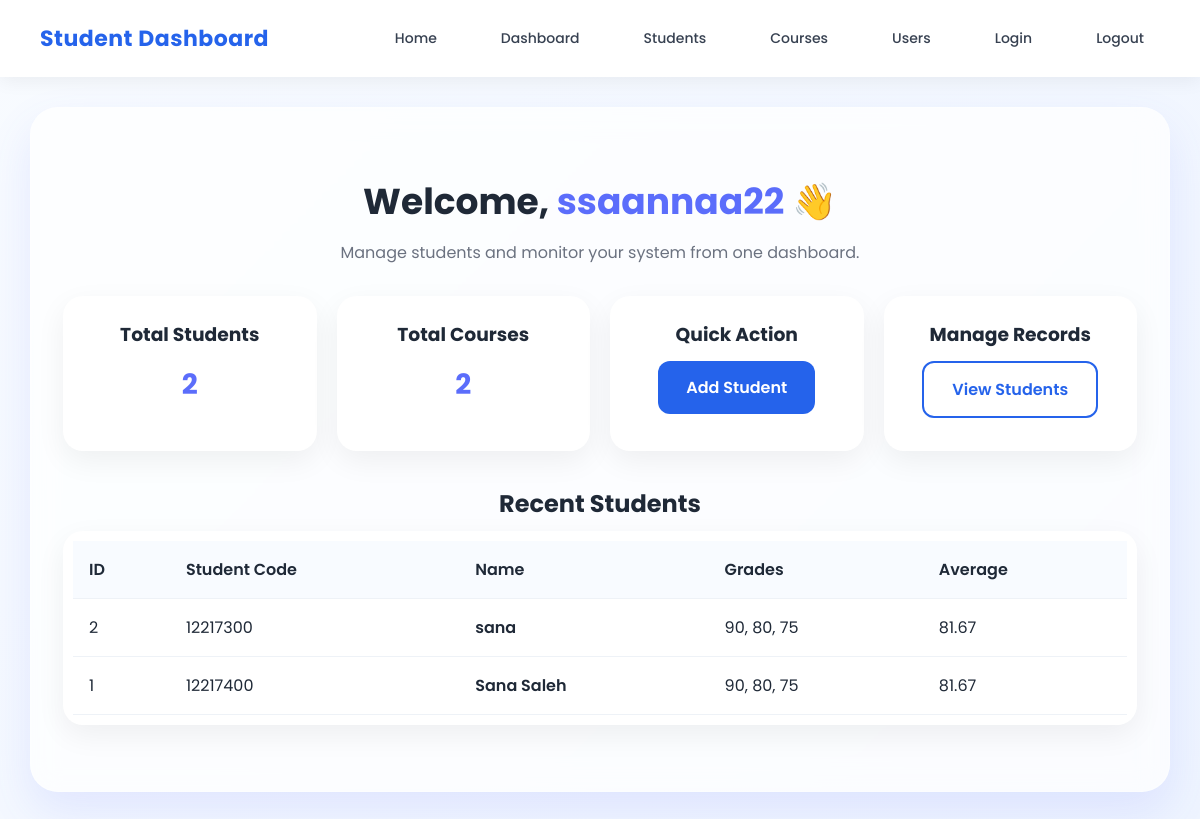
The app's page /dashboard (signed in) with its own data.
### app/models.py (models this page shows, shortened)
class User(UserMixin, db.Model):
    __tablename__ = "users"
    id = db.Column(db.Integer, primary_key=True)
    username = db.Column(db.String(80), unique=True, nullable=False)
    password_hash = db.Column(db.String(255), nullable=False)

class Student(db.Model):
    __tablename__ = "students"
    id = db.Column(db.Integer, primary_key=True)
    student_code = db.Column(db.String(50), unique=True, nullable=False)
    name = db.Column(db.String(100), nullable=False)
    grades = db.Column(db.Text, nullable=False)
    def get_grades_list(self):
        return json.loads(self.grades)
    def calculate_average(self):
        grades = self.get_grades_list()
        return round(sum(grades) / len(grades), 2) if grades else 0

### app/main/routes.py (the view)
@main.route("/dashboard")
@login_required
def dashboard():
    students_count = Student.query.count()
    courses_count = Course.query.count()
    recent_students = Student.query.order_by(Student.id.desc()).limit(5).all()
    return render_template(
        "dashboard.html",
        user=current_user,
        students_count=students_count,
        courses_count=courses_count,
        recent_students=recent_students
    )

### app/templates/dashboard.html
{% extends "base.html" %}
{% block content %}
<div class="dashboard-page">
    <div class="dashboard-header">
        <h1>Welcome, <span class="welcome-name">{{ user.username }}</span> 👋</h1>
        <p>Manage students and monitor your system from one dashboard.</p>
    </div>
    <div class="stats-grid">
        <div class="stat-card">
            <h3>Total Students</h3>
            <p>{{ students_count }}</p>
        </div>
        <div class="stat-card">
    <h3>Total Courses</h3>
    <p>{{ courses_count }}</p>
</div>
        <div class="stat-card">
            <h3>Quick Action</h3>
            <a href="{{ url_for('students.add_student') }}" class="btn btn-primary">Add Student</a>
        </div>
        <div class="stat-card">
            <h3>Manage Records</h3>
            <a href="{{ url_for('students.list_students') }}" class="btn btn-secondary">View Students</a>
        </div>
    </div>
<div class="recent-section">
    <h2>Recent Students</h2>
    {% if recent_students %}
        <div class="table-wrapper">
            <table class="students-table">
                <thead>
                    <tr>
                        <th>ID</th>
                        <th>Student Code</th>
                        <th>Name</th>
                        <th>Grades</th>
                        <th>Average</th>
                    </tr>
                </thead>
                <tbody>
                    {% for student in recent_students %}
                    <tr>
                        <td>{{ student.id }}</td>
                        <td>{{ student.student_code }}</td>
                        <td>
    <a href="{{ url_for('students.student_details', student_id=student.id) }}" class="student-name-link">
        {{ student.name }}
    </a>
</td>
                        <td>{{ student.get_grades_list() | join(', ') }}</td>
                        <td>{{ student.calculate_average() }}</td>
                    </tr>
                    {% endfor %}
                </tbody>
            </table>
        </div>
    {% else %}
        <div class="empty-box">
            <h3>No students added yet</h3>
            <p>Use the dashboard to add your first student.</p>
        </div>
    {% endif %}
</div>
</div>
{% endblock %}

### app/templates/base.html (shortened to what this page needs)
<!DOCTYPE html>
<html lang="en">
<head>
    <link rel="stylesheet" href="{{ url_for('static', filename='css/style.css') }}">
</head>
<body>
    <nav class="navbar">
        <div class="nav-brand">Student Dashboard</div>
        <div class="nav-links">
            <div class="nav-links">
                <a href="{{ url_for('main.home') }}">Home</a>
                <a href="{{ url_for('main.dashboard') }}">Dashboard</a>
                <a href="{{ url_for('students.list_students') }}">Students</a>
                <a href="{{ url_for('courses.list_courses') }}">Courses</a>
                <a href="{{ url_for('users.list_users') }}">Users</a>
                <a href="{{ url_for('auth.login') }}">Login</a>
                <a href="{{ url_for('auth.logout') }}">Logout</a>
            </div>
        </div>
    </nav>
    <main class="page-wrapper">
        <div class="container">
            {% block content %}{% endblock %}
        </div>
    </main>
</body>
</html>

### app/static/css/style.css (style rules this page uses)
* { margin: 0; padding: 0; box-sizing: border-box; }
:root { --bg-1: #f8fbff; --bg-2: #eef4ff; --primary: #5b6dfb; --primary-dark: #4657e6; --text-main: #1f2937; --text-soft: #6b7280; --white: #ffffff; --border: rgba(255, 255, 255, 0.25); --shadow: 0 20px 45px rgba(91, 109, 251, 0.12); }
body { font-family: 'Poppins', sans-serif; min-height: 100vh; background: radial-gradient(circle at top left, #dfe9ff 0%, transparent 30%), radial-gradient(circle at bottom right, #e7dcff 0%, transparent 28%), linear-gradient(135deg, var(--bg-1), var(--bg-2)); color: var(--text-main); }
.navbar { width: 100%; padding: 20px 60px; display: flex; justify-content: space-between; align-items: center; }
.nav-brand { font-size: 24px; font-weight: 700; color: var(--primary); letter-spacing: 0.5px; }
.nav-links { display: flex; gap: 14px; flex-wrap: wrap; }
.nav-links a { text-decoration: none; color: var(--text-main); font-size: 14px; font-weight: 500; padding: 10px 16px; border-radius: 999px; transition: 0.25s ease; }
.page-wrapper { min-height: calc(100vh - 84px); display: flex; align-items: center; justify-content: center; padding: 30px 20px 50px; }
.container { width: 100%; max-width: 460px; background: rgba(255, 255, 255, 0.72); backdrop-filter: blur(14px); -webkit-backdrop-filter: blur(14px); border: 1px solid var(--border); border-radius: 28px; padding: 36px 32px; box-shadow: var(--shadow); }
h1, h2 { text-align: center; margin-bottom: 10px; color: var(--text-main); font-weight: 700; }
p { text-align: center; color: var(--text-soft); line-height: 1.7; margin-bottom: 18px; font-size: 14px; }
.welcome-name { color: var(--primary); font-weight: 700; }
body { font-family: 'Poppins', sans-serif; background: linear-gradient(135deg, #f8fbff, #eef4ff); color: #1f2937; }
.navbar { display: flex; justify-content: space-between; align-items: center; padding: 18px 40px; background: #ffffff; box-shadow: 0 4px 18px rgba(0, 0, 0, 0.06); position: sticky; top: 0; z-index: 1000; }
.nav-brand { font-size: 22px; font-weight: 700; color: #2563eb; }
.nav-links a { margin-left: 18px; text-decoration: none; color: #374151; font-weight: 500; transition: 0.3s; }
.page-wrapper { padding: 30px; }
.container { max-width: 1200px; margin: 0 auto; }
.btn { display: inline-block; padding: 14px 28px; border-radius: 12px; text-decoration: none; font-weight: 600; transition: 0.3s ease; }
.btn-primary { background: #2563eb; color: white; }
.btn-secondary { background: white; color: #2563eb; border: 2px solid #2563eb; }
.dashboard-page, .students-page { padding: 30px 0; }
.dashboard-header { text-align: center; margin-bottom: 30px; }
.dashboard-header h1 { font-size: 36px; margin-bottom: 10px; }
.dashboard-header p { font-size: 16px; color: var(--text-soft); }
.stats-grid { display: grid; grid-template-columns: repeat(auto-fit, minmax(220px, 1fr)); gap: 20px; margin-bottom: 35px; }
.stat-card { background: white; padding: 24px; border-radius: 20px; box-shadow: 0 10px 30px rgba(0, 0, 0, 0.06); text-align: center; }
.stat-card h3 { margin-bottom: 12px; color: var(--text-main); }
.stat-card p { font-size: 28px; font-weight: 700; color: var(--primary); }
.table-wrapper { background: white; border-radius: 20px; box-shadow: 0 10px 30px rgba(0, 0, 0, 0.06); overflow-x: auto; padding: 10px; }
.students-table { width: 100%; border-collapse: collapse; }
.students-table th, .students-table td { padding: 16px; text-align: left; border-bottom: 1px solid #eef2f7; }
.students-table th { background: #f8fbff; color: var(--text-main); font-weight: 600; }
.student-name-link { color: var(--text-main); text-decoration: none; font-weight: 600; transition: 0.25s ease; }

### records on screen
User: username "ssaannaa22"
Student: id "2", student_code "12217300", name "sana", get_grades_list "90, 80, 75", calculate_average "81.67"
Student: id "1", student_code "12217400", name "Sana Saleh", get_grades_list "90, 80, 75", calculate_average "81.67"

### other values on screen
{{ students_count }} "2"
{{ courses_count }} "2"
